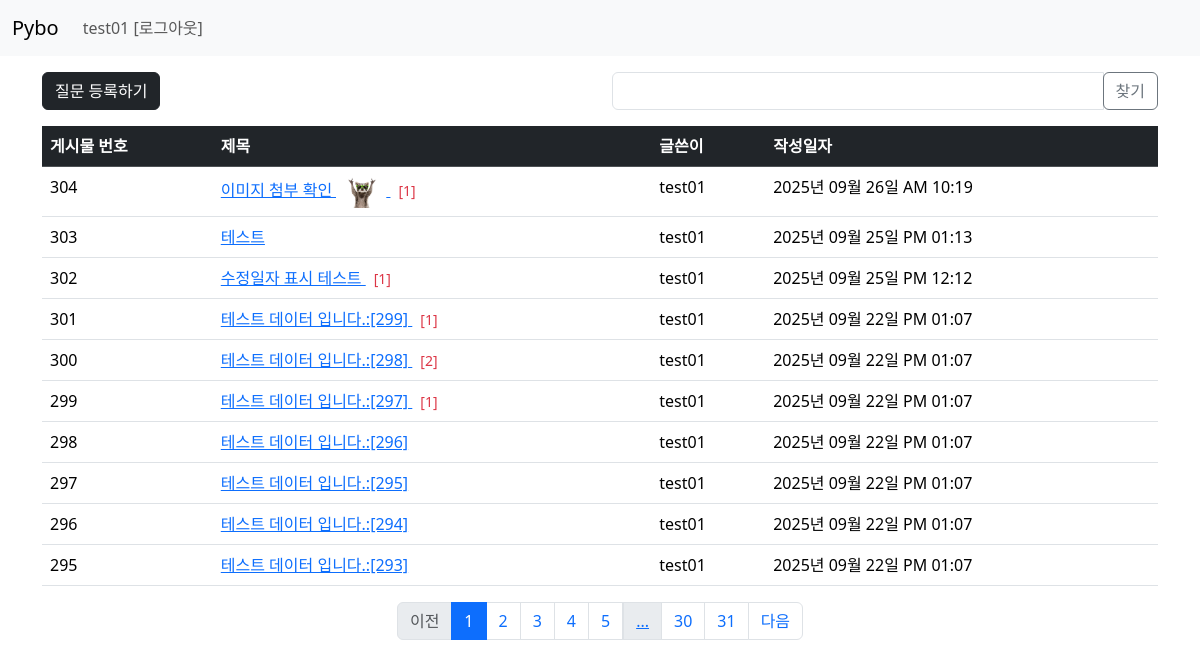
/question/list/ (signed in), run on the app's committed database.
### pybo/models.py (models this page shows)
class User(db.Model):
    id = db.Column(db.Integer, primary_key=True)
    username = db.Column(db.String(150), unique=True, nullable=False)
    password = db.Column(db.String(200), nullable=False)
    email = db.Column(db.String(120), unique=True, nullable=False)

class Question(db.Model):
    id = db.Column(db.Integer, primary_key=True)
    subject = db.Column(db.String(200), nullable=False)
    content = db.Column(db.Text(), nullable=False)
    create_date = db.Column(db.DateTime(), nullable=False)
    user_id = db.Column(db.Integer, db.ForeignKey('user.id', ondelete='CASCADE', onupdate='CASCADE'),nullable=False)
    user = db.relationship('User', backref=db.backref('question_set'))
    modify_date = db.Column(db.DateTime(), nullable=True)
    image_path = db.Column(db.String(200), nullable=True)   #이미지 경로 추가

### pybo/views/question_views.py (the view, shortened to what this page needs)
@bp.route('/list/')
def _list():
    page = request.args.get('page', default=1, type=int)   # 페이지
    kw = request.args.get('kw', default='', type=str)
    question_list = Question.query.order_by(Question.create_date.desc())
    question_list = question_list.paginate(page=page, per_page=10)   # 한 페이지에 보여할 게시글 수 지정
    return render_template('question/question_list.html', question_list=question_list, page=page, kw=kw)

### pybo/filter.py (called while the page is built)
def format_datetime(value, fmt='%Y년 %m월 %d일 %p %I:%M'):
    return value.strftime(fmt)

### pybo/views/auth_views.py (called while the page is built)
@bp.before_app_request
def load_logged_in_user():
    user_id = session.get('user_id')
    if user_id is None:
        g.user = None
    else:
        g.user = User.query.get(int(user_id))

### pybo/templates/question/question_list.html (shortened to what this page needs)
{% extends 'base.html' %}
{% block content %}
<div class="container my-3">
    <div class="row my-3">
        <div class="col-6">
            <a href="{{ url_for('question.create') }}" class="btn btn-dark">질문 등록하기</a>
        </div>
        <div class="col-6">
            <div class="input-group">
                <input type="text" id="search_kw" class="form-control" value="{{ kw or '' }}">
                <div class="input-group-append">
                    <button class="btn btn-outline-secondary" id="btn_search">찾기</button>
                </div>
            </div>
        </div>
    </div>
    <table class="table table-hover">
      <thead>
        <tr class="table-dark">
          <th scope="col">게시물 번호</th>
          <th scope="col">제목</th>
          <th scope="col">글쓴이</th>
          <th scope="col">작성일자</th>
        </tr>
      </thead>
      <tbody>
      {% if question_list %}
      {% for question in question_list.items %}
        <tr>
          <td>{{ question_list.total - ((question_list.page-1)*question_list.per_page) - loop.index0 }}</td>
          <td>
              <a href="{{url_for('question.detail', question_id=question.id)}}/">{{question.subject}}
                  {% if question.image_path %}
                  <img src="{{ url_for('static', filename=question.image_path) }}" alt="썸네일" style="width: 50px;">
                  {% endif %}
              </a>
              {% if question.answer_set|length > 0 %}
                <span class="text-danger small mx-2">[{{ question.answer_set|length }}]</span>
              {% endif %}
          </td>
          <td>{{ question.user.username }}</td>
          <td>{{ question.create_date|datetime }}</td>
        </tr>
      {% endfor %}
      {% else %}
      <tr>
          <td colspan="3">질문이 없습니다.</td>
      </tr>
      {% endif %}
      </tbody>
    </table>
    <ul class="pagination justify-content-center">
        {% if question_list.has_prev %}
        <li class="page-item">
            <a data-page="{{ question_list.prev_num }}" href="javascript:void(0)" class="page-link">이전</a>
        </li>
        {% else %}
        <li class="page-item disabled">
            <a href="javascript:void(0)" class="page-link">이전</a>
        </li>
        {% endif %}
        {% for page_num in question_list.iter_pages() %}
        {% if page_num %}
            {% if page_num != question_list.page %}
                <li class="page-item">
                    <a class="page-link" data-page="{{ page_num }}" href="javascript:void(0)">{{ page_num }}</a>
                </li>
            {% else %}
                <li class="page-item active" aria-current="page">
                    <a class="page-link" href="javascript:void(0)">{{ page_num }}</a>
                </li>
            {% endif %}
        {% else %}
            <li class="page-link disabled">
                <a href="javascript:void(0)">...</a>
            </li>
        {% endif %}
        {% endfor %}
        {% if question_list.has_next %}
        <li class="page-item">
            <a data-page="{{ question_list.next_num }}" href="javascript:void(0)" class="page-link">다음</a>
        </li>
        {% else %}
        <li class="page-item disabled">
            <a href="javascript:void(0)" class="page-link">다음</a>
        </li>
        {% endif %}
    </ul>
</div>
{% endblock %}

### pybo/templates/navbar.html (shortened to what this page needs)
<nav class="navbar navbar-expand-sm bg-body-tertiary">
    <div class="container-fluid">
        <a class="navbar-brand" href="{{ url_for('main.index') }}">Pybo</a>
        <div class="collapse navbar-collapse" id="navbarTogglerDemo02">
            {% if g.user %}
            <ul class="navbar-nav me-auto mb-2 mb-lg-0">
                <li class="nav-item">
                    <a class="nav-link" href="{{ url_for('auth.logout') }}">{{ g.user.username }} [로그아웃]</a>
                </li>
            </ul>
            {% endif %}
        </div>
    </div>
</nav>

### data on the page
User: user.username "test01"
Question: total "304", subject "이미지 첨부 확인", image_path (picture), answer_set|length "1", user.username "test01", create_date "2025년 09월 26일 AM 10:19"
Question: total "303", subject "테스트", user.username "test01", create_date "2025년 09월 25일 PM 01:13"
Question: total "302", subject "수정일자 표시 테스트", answer_set|length "1", user.username "test01", create_date "2025년 09월 25일 PM 12:12"
Question: total "301", subject "테스트 데이터 입니다.:[299]", answer_set|length "1", user.username "test01", create_date "2025년 09월 22일 PM 01:07"
Question: total "300", subject "테스트 데이터 입니다.:[298]", answer_set|length "2", user.username "test01", create_date "2025년 09월 22일 PM 01:07"
Question: total "299", subject "테스트 데이터 입니다.:[297]", answer_set|length "1", user.username "test01", create_date "2025년 09월 22일 PM 01:07"
Question: total "298", subject "테스트 데이터 입니다.:[296]", user.username "test01", create_date "2025년 09월 22일 PM 01:07"
Question: total "297", subject "테스트 데이터 입니다.:[295]", user.username "test01", create_date "2025년 09월 22일 PM 01:07"
Question: total "296", subject "테스트 데이터 입니다.:[294]", user.username "test01", create_date "2025년 09월 22일 PM 01:07"
Question: total "295", subject "테스트 데이터 입니다.:[293]", user.username "test01", create_date "2025년 09월 22일 PM 01:07"

### other printed values
{{ page_num }} "1"
{{ page_num }} "2" "3" "4" "5" "30" "31"
